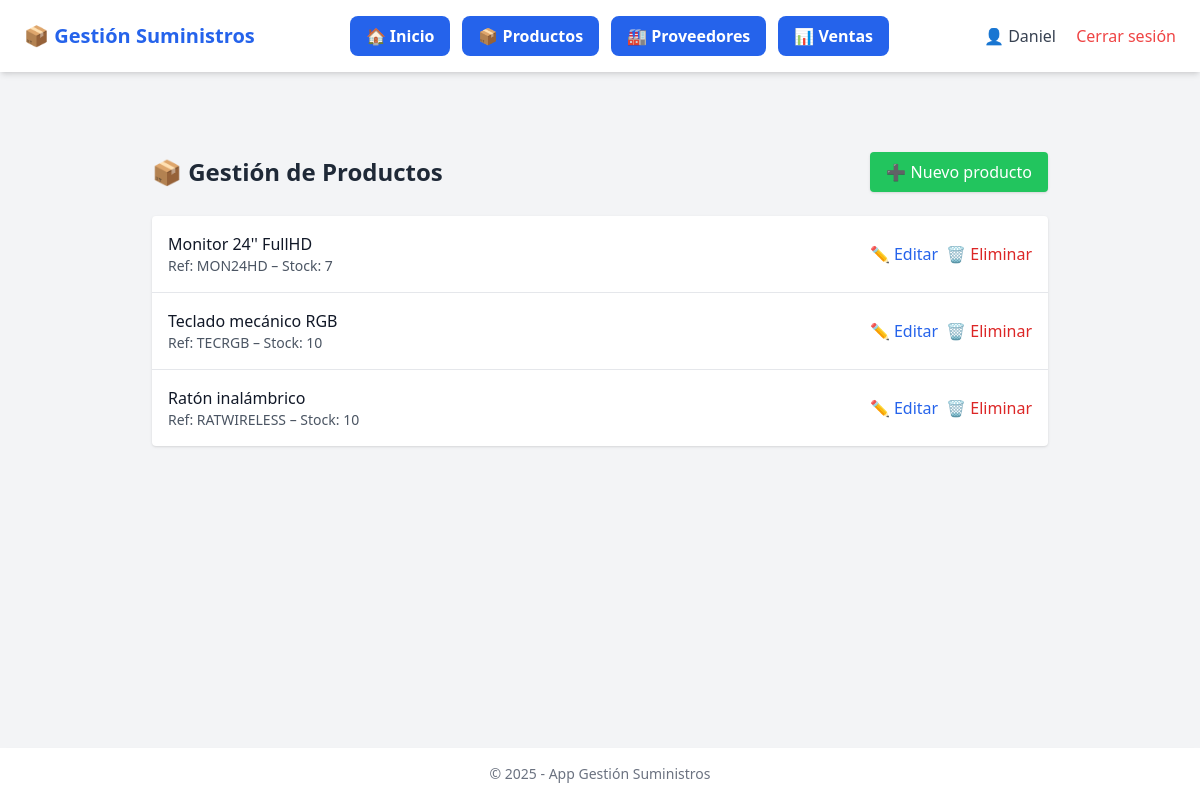
/productos (signed in), run on the app's committed database.
### app/models.py (models this page shows, shortened)
class Usuario(UserMixin, db.Model):
    id = db.Column(db.Integer, primary_key=True)
    nombre = db.Column(db.String(150), nullable=False)
    email = db.Column(db.String(150), unique=True, nullable=False)
    password = db.Column(db.String(256), nullable=False)
    rol = db.Column(db.String(50), nullable=False, default='cliente')

class Producto(db.Model):
    id = db.Column(db.Integer, primary_key=True)
    nombre = db.Column(db.String(150), nullable=False)
    descripcion = db.Column(db.Text)
    cantidad = db.Column(db.Integer, nullable=False)
    stock_maximo = db.Column(db.Integer, nullable=False, default=100)
    precio = db.Column(db.Float, nullable=False)
    ubicacion = db.Column(db.String(100))
    referencia = db.Column(db.String(100))
    color = db.Column(db.String(50))
    proveedores = db.relationship('Proveedor', secondary=producto_proveedor, backref='productos')

### app/routes.py (the view)
@main.route('/productos')
@login_required
def listar_productos():
    productos = Producto.query.all()
    productos_stock_bajo = [
        p for p in productos if p.cantidad <= (p.stock_maximo * 0.1)
    ]
    return render_template('productos/listar.html', productos=productos, productos_stock_bajo=productos_stock_bajo)

### app/routes.py (called while the page is built)
@login_manager.user_loader
def load_user(user_id):
    return Usuario.query.get(int(user_id))

### app/templates/productos/listar.html (shortened to what this page needs)
{% extends 'base.html' %}
{% block content %}
<div class="max-w-4xl mx-auto mt-10">
    <div class="flex justify-between items-center mb-6">
        <h1 class="text-2xl font-bold text-gray-800">📦 Gestión de Productos</h1>
        <a href="{{ url_for('main.crear_producto') }}"
           class="bg-green-500 hover:bg-green-600 text-white px-4 py-2 rounded shadow">
            ➕ Nuevo producto
        </a>
    </div>
    <div class="bg-white shadow rounded overflow-hidden">
        <ul class="divide-y divide-gray-200">
            {% for p in productos %}
            <li class="p-4 flex justify-between items-center">
                <div>
                    <p class="font-medium text-gray-900">{{ p.nombre }}</p>
                    <p class="text-sm text-gray-600">Ref: {{ p.referencia }} – Stock: {{ p.cantidad }}</p>
                </div>
                <div class="flex space-x-2">
                    <a href="{{ url_for('main.editar_producto', id=p.id) }}"
                       class="text-blue-600 hover:text-blue-800">✏️ Editar</a>
                    <form method="POST" action="{{ url_for('main.eliminar_producto', id=p.id) }}"
                          onsubmit="return confirm('¿Eliminar este producto?');">
                        <button type="submit" class="text-red-600 hover:text-red-800">🗑️ Eliminar</button>
                    </form>
                </div>
            </li>
            {% endfor %}
        </ul>
    </div>
</div>
{% endblock %}

### app/templates/base.html (shortened to what this page needs)
<!DOCTYPE html>
<html lang="es">
<head>
    <script src="https://cdn.tailwindcss.com"></script>
</head>
<body class="bg-gray-100 text-gray-900 font-sans min-h-screen flex flex-col">
    <nav class="bg-white shadow-md px-6 py-4 flex justify-between items-center">
        <a class="text-xl font-bold text-blue-600 cursor-pointer" href="{{ url_for('main.home')}}">📦 Gestión
            Suministros</a>
        {% if current_user.is_authenticated %}
        <div class="flex gap-3 flex-wrap">
            {% if current_user.rol == 'admin' %}
            <a href="{{ url_for('main.home') }}"
                class="text-white bg-blue-600 py-2 px-4 rounded-lg font-semibold hover:bg-blue-700 transition">
                🏠 Inicio
            </a>
            <a href="{{ url_for('main.listar_productos') }}"
                class="text-white bg-blue-600 py-2 px-4 rounded-lg font-semibold hover:bg-blue-700 transition">
                📦 Productos
            </a>
            <a href="{{ url_for('main.listar_proveedores') }}"
                class="text-white bg-blue-600 py-2 px-4 rounded-lg font-semibold hover:bg-blue-700 transition">
                🏭 Proveedores
            </a>
            <a href="{{ url_for('main.estadisticas') }}"
                class="text-white bg-blue-600 py-2 px-4 rounded-lg font-semibold hover:bg-blue-700 transition">
                📊 Ventas
            </a>
            {% endif %}
        </div>
        {% endif %}
        <div class="space-x-4">
            {% if current_user.is_authenticated %}
            <span class="text-gray-700">👤 {{ current_user.nombre }}</span>
            <a href="{{ url_for('main.logout') }}" class="text-red-500 hover:underline">Cerrar sesión</a>
            {% else %}
            <a href="{{ url_for('main.login') }}" class="text-blue-600 hover:underline">Login</a>
            <a href="{{ url_for('main.register') }}" class="text-blue-600 hover:underline">Registro</a>
            {% endif %}
        </div>
    </nav>
    <main class="flex-1 container mx-auto px-4 py-6">
        {% block content %}{% endblock %}
    </main>
    <footer class="bg-white shadow-md text-center text-sm text-gray-500 py-4 mt-auto">
        &copy; {{ current_year or 2025 }} - App Gestión Suministros
    </footer>
</body>
</html>

### data on the page
Usuario: nombre "Daniel"
Producto: nombre "Monitor 24'' FullHD", referencia "MON24HD", cantidad "7"
Producto: nombre "Teclado mecánico RGB", referencia "TECRGB", cantidad "10"
Producto: nombre "Ratón inalámbrico", referencia "RATWIRELESS", cantidad "10"

### other printed values
{{ current_year or 2025 }} "2025"
